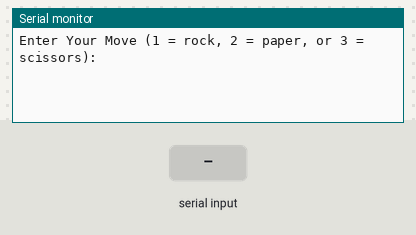
The sketch below on a simulated Arduino Uno, built with avr-gcc and run on an emulated ATmega328P. Shown: the last lines printed to the serial monitor. The inputs (shaded band) are chosen by the test bench. Random numbers use the default seed unless the sketch sets one.

Above: at 1.2 s.
1.3 s: "90,45\n" received over Serial
At 2.0 s:
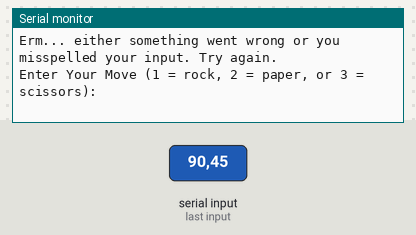
2.9 s: "1\n" received over Serial
At 3.4 s:
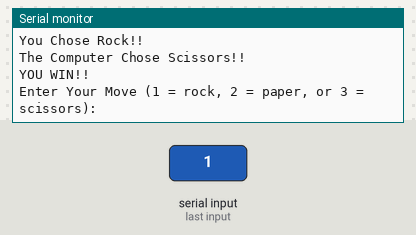
4.4 s: "2\n" received over Serial
At 5.3 s:
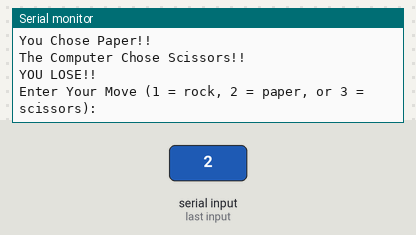
5.9 s: "3\n" received over Serial
At 6.8 s:
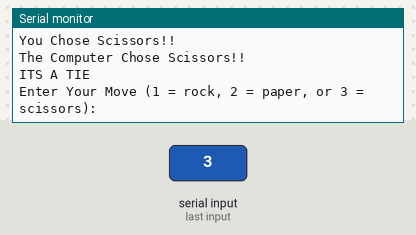
7.4 s: "1\n" received over Serial
At 8.0 s:
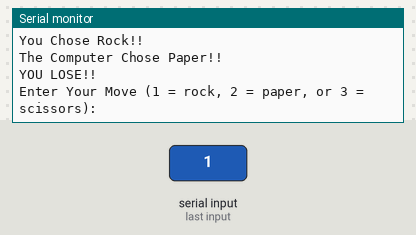

Measured:
- after the input at 1.3 s, the serial monitor: prints a new line at once (image 1)
- after the input at 2.9 s, the serial monitor: prints a new line at once (image 2)
- after the input at 4.4 s, the serial monitor: prints a new line at once (image 3)
- after the input at 5.9 s, the serial monitor: prints a new line at once (image 4)
- after the input at 7.4 s, the serial monitor: prints a new line at once (image 5)

The sketch:

RockPaperScissors.ino
```cpp
int userInput; // String for the user's input
int randNum; //Variable used to store the randomly generated number

void setup()
{
  // put your setup code here, to run once:
  Serial.begin(9600);
  randomSeed(millis());
}

void loop()
{
  // The computers choice depends on the following random nums:
  // 0 = rock, 1 = paper, 2 = scissors

  randNum = random(3);
  Serial.println("Enter Your Move (1 = rock, 2 = paper, or 3 = scissors):");
  while(!Serial.available()){};
  userInput = Serial.parseInt();

  if(userInput == 1) //Evaluates the possible outcomes if user chooses rock
  {
    Serial.println("You Chose Rock!!");
    if(randNum == 0)
    {
      Serial.println("The Computer Chose Rock!!");
      Serial.println("ITS A TIE");
    }
    else if(randNum == 1)
    {
      Serial.println("The Computer Chose Paper!!");
      Serial.println("YOU LOSE!!");
    }
    else if(randNum == 2)
    {
      Serial.println("The Computer Chose Scissors!!");
      Serial.println("YOU WIN!!");
    }
    else
    {
      Serial.println("Uh Oh... Something went wrong.");
    }
  }
  else if(userInput == 2) //Evaluates the possible outsomes if the user chooses paper
  {
    Serial.println("You Chose Paper!!");
    if(randNum == 0)
    {
      Serial.println("The Computer Chose Rock!!");
      Serial.println("YOU WIN!!");
    }
    else if(randNum == 1)
    {
      Serial.println("The Computer Chose Paper!!");
      Serial.println("ITS A TIE");
    }
    else if(randNum == 2)
    {
      Serial.println("The Computer Chose Scissors!!");
      Serial.println("YOU LOSE!!");
    }
    else
    {
      Serial.println("Uh Oh... Something went wrong.");
    }
  }
  else if(userInput == 3) //Evaluates the possible outcomes if the user chooses scissors
  {
    Serial.println("You Chose Scissors!!");
    if(randNum == 0)
    {
      Serial.println("The Computer Chose Rock!!");
      Serial.println("YOU LOSE!!");
    }
    else if(randNum == 1)
    {
      Serial.println("The Computer Chose Paper!!");
      Serial.println("YOU WIN!!");
    }
    else if(randNum == 2)
    {
      Serial.println("The Computer Chose Scissors!!");
      Serial.println("ITS A TIE");
    }
    else
    {
      Serial.println("Uh Oh... Something went wrong.");
    }
  }
  else //This happens if the user doesnt input a valid choice, or if we really messed up
  {
    Serial.println("Erm... either something went wrong or you misspelled your input. Try again.");
  }
}
```
